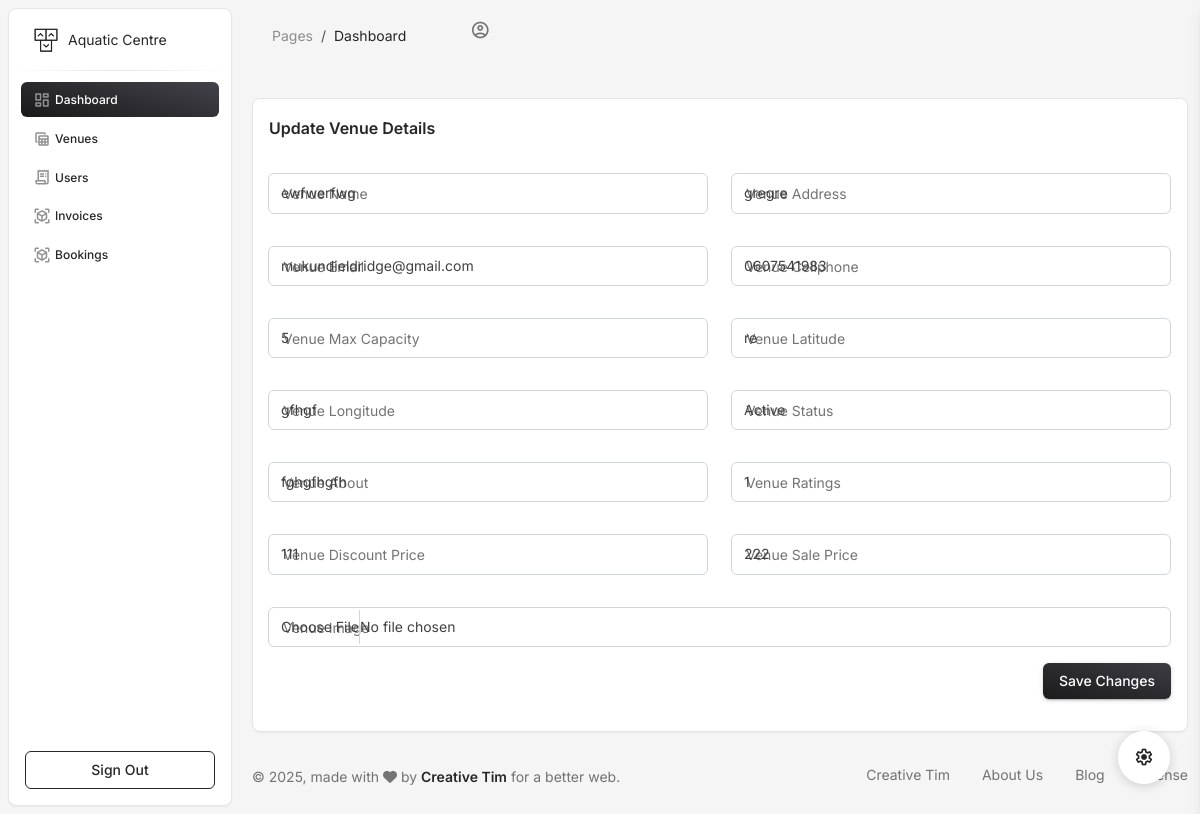
The page /editvenue.php?id=2 (signed in) on the database its author committed.
### tables this page shows
CREATE TABLE IF NOT EXISTS `venues` (
  `venue_id` int(11) NOT NULL AUTO_INCREMENT,
  `venue_name` varchar(300) NOT NULL,
  `venue_address` varchar(300) NOT NULL,
  `venue_image_url` varchar(300) NOT NULL,
  `venue_email` varchar(300) NOT NULL,
  `venue_cellphone` varchar(300) NOT NULL,
  `venue_max_capacity` int(11) NOT NULL,
  `venue_latitude` varchar(300) NOT NULL,
  `venue_longitude` varchar(300) NOT NULL,
  `venue_status` enum('active','deleted','suspended') NOT NULL DEFAULT 'active',
  `venue_dateCreated` datetime NOT NULL DEFAULT current_timestamp(),
  `venue_createdBy` int(11) NOT NULL,
  `venue_lastEditDate` datetime NOT NULL DEFAULT current_timestamp(),
  `venue_about` longtext NOT NULL,
  `venue_ratings` double NOT NULL DEFAULT 0,
  `venue_discount_price` decimal(10,0) NOT NULL,
  `venue_sale_price` decimal(10,0) NOT NULL,
  PRIMARY KEY (`venue_id`)
);

### editvenue.php (the view, shortened to what this page needs)
<?php
include 'site_header.php';
?>
<div class="container-fluid py-2">
  <div class="row">
    <div class="col-lg-12">
      <div class="row">
        <div class="col-md-12 mb-lg-0 mb-4">
          <div class="card mt-4">
            <div class="card-header pb-0 p-3">
              <h6 class="mb-0">Update Venue Details</h6>
            </div>
 <?php
            if(isset($_GET['id'])){
                include 'config.php';
               $recordId = $_GET['id'];
        $sql   = " SELECT * from venues Where venue_id = '$recordId' 	  ";
        $result = $conn->query($sql);
        if ($result->num_rows > 0) {
            while ($row = $result->fetch_assoc()) {   ?>
            <div class="card-body p-3">
              <form action="editvenue.php" method="POST" enctype="multipart/form-data">
                <div class="row">
                  <div class='col-md-6'>
                    <div class='input-group input-group-outline my-3'>
                      <label class='form-label'>Venue Name</label>
                      <input type='text' class='form-control' value="<?php echo $row['venue_name'] ?>" id='venue_name' name='venue_name' required>
                    </div>
                  </div>
                  <div class='col-md-6'>
                    <div class='input-group input-group-outline my-3'>
                      <label class='form-label'>Venue Address</label>
                      <input type='text' class='form-control' value="<?php echo $row['venue_address'] ?>" id='venue_address' name='venue_address' required>
                    </div>
                  </div>
                  <div class='col-md-6'>
                    <div class='input-group input-group-outline my-3'>
                      <label class='form-label'>Venue Email</label>
                      <input type='email' class='form-control' value="<?php echo $row['venue_email'] ?>" id='venue_email' name='venue_email' required>
                    </div>
                  </div>
                  <div class='col-md-6'>
                    <div class='input-group input-group-outline my-3'>
                      <label class='form-label'>Venue Cellphone</label>
                      <input type='text' class='form-control' value="<?php echo $row['venue_cellphone'] ?>" id='venue_cellphone' name='venue_cellphone' required>
                    </div>
                  </div>
                  <div class='col-md-6'>
                    <div class='input-group input-group-outline my-3'>
                      <label class='form-label'>Venue Max Capacity</label>
                      <input type='number' class='form-control' value="<?php echo $row['venue_max_capacity'] ?>"  id='venue_max_capacity' name='venue_max_capacity' required>
                    </div>
                  </div>
                  <div class='col-md-6'>
                    <div class='input-group input-group-outline my-3'>
                      <label class='form-label'>Venue Latitude</label>
                      <input type='text' class='form-control' value="<?php echo $row['venue_latitude'] ?>"  id='venue_latitude' name='venue_latitude' required>
                    </div>
                  </div>
                  <div class='col-md-6'>
                    <div class='input-group input-group-outline my-3'>
                      <label class='form-label'>Venue Longitude</label>
                      <input type='text' class='form-control' value="<?php echo $row['venue_longitude'] ?>"  id='venue_longitude' name='venue_longitude' required>
                    </div>
                  </div>
                  <div class='col-md-6'>
                    <div class='input-group input-group-outline my-3'>
                      <label class='form-label'>Venue Status</label>
                      <select class='form-control' id='venue_status' name='venue_status' required>
                        <option <?php if($row['venue_status'] == 'active' ) echo "selected" ?>  value="active">Active </option>
                      </select>
                    </div>
                  </div>
                  <div class='col-md-6'>
                    <div class='input-group input-group-outline my-3'>
                      <label class='form-label'>Venue About</label>
                      <input type='text' value="<?php echo $row['venue_about'] ?>"  class='form-control' id='venue_about' name='venue_about' required>
                    </div>
                  </div>
                  <div class='col-md-6'>
                    <div class='input-group input-group-outline my-3'>
                      <label class='form-label'>Venue Ratings</label>
                      <input type='number' value="<?php echo $row['venue_ratings'] ?>"  step='0.1' class='form-control' id='venue_ratings' name='venue_ratings' required>
                    </div>
                  </div>
                  <div class='col-md-6'>
                    <div class='input-group input-group-outline my-3'>
                      <label class='form-label'>Venue Discount Price</label>
                      <input type='number' value="<?php echo $row['venue_discount_price'] ?>"  step='0.01' class='form-control' id='venue_discount_price' name='venue_discount_price' required>
                    </div>
                  </div>
                  <div class='col-md-6'>
                    <div class='input-group input-group-outline my-3'>
                      <label class='form-label'>Venue Sale Price</label>
                      <input type='number' value="<?php echo $row['venue_sale_price'] ?>"  step='0.01' class='form-control' id='venue_sale_price' name='venue_sale_price' required>
                    </div>
                  </div>
                  <div class="col-md-12">
                    <div class="input-group input-group-outline my-3">
                      <label class="form-label">Venue Image</label>
                      <input type="file" class="form-control" id="venue_image" name="venue_image" accept="image/*" >
                    </div>
                  </div>
                  <div class="col-md-12 text-end">
                    <button type="submit" class="btn bg-gradient-dark">Save Changes</button>
                  </div>
                </div>
              </form>
            </div>
            <?php } } else {
                    echo '<script type="text/javascript">window.location.href = "venues.php";</script>';
                    exit();
            }  }?>
          </div>
        </div>
      </div>
    </div>
  </div>
</div>
<?php
 include 'site_footer.php';
?>

### site_header.php (shortened to what this page needs)
<!DOCTYPE html>
<html lang="en">
<head>
  <link href="assets/css/nucleo-icons.css" rel="stylesheet" />
  <link href="assets/css/nucleo-svg.css" rel="stylesheet" />
  <link id="pagestyle" href="assets/css/material-dashboard.css?v=3.2.0" rel="stylesheet" />
</head>
<body class="g-sidenav-show  bg-gray-100">
  <aside class="sidenav navbar navbar-vertical navbar-expand-xs border-radius-lg fixed-start ms-2  bg-white my-2" id="sidenav-main">
    <div class="sidenav-header">
      <a class="navbar-brand px-4 py-3 m-0" href=" https://demos.creative-tim.com/material-dashboard/pages/dashboard " target="_blank">
        <img src="assets/img/logo-ct-dark.png" class="navbar-brand-img" width="26" height="26" alt="main_logo">
        <span class="ms-1 text-sm text-dark">Aquatic Centre </span>
      </a>
    </div>
    <hr class="horizontal dark mt-0 mb-2">
    <div class="collapse navbar-collapse  w-auto " id="sidenav-collapse-main">
      <ul class="navbar-nav">
        <li class="nav-item">
          <a class="nav-link active bg-gradient-dark text-white" href="index.php">
            <i class="material-symbols-rounded opacity-5">dashboard</i>
            <span class="nav-link-text ms-1">Dashboard</span>
          </a>
        </li>
        <li class="nav-item">
          <a class="nav-link text-dark" href="venues.php">
            <i class="material-symbols-rounded opacity-5">table_view</i>
            <span class="nav-link-text ms-1">Venues</span>
          </a>
        </li>
        <li class="nav-item">
          <a class="nav-link text-dark" href="users.php">
            <i class="material-symbols-rounded opacity-5">receipt_long</i>
            <span class="nav-link-text ms-1">Users</span>
          </a>
        </li>
        <li class="nav-item">
          <a class="nav-link text-dark" href="invoices.php">
            <i class="material-symbols-rounded opacity-5">view_in_ar</i>
            <span class="nav-link-text ms-1">Invoices</span>
          </a>
        </li>
        <li class="nav-item">
          <a class="nav-link text-dark" href="bookings.php">
            <i class="material-symbols-rounded opacity-5">view_in_ar</i>
            <span class="nav-link-text ms-1">Bookings</span>
          </a>
        </li>
      </ul>
    </div>
    <div class="sidenav-footer position-absolute w-100 bottom-0 ">
      <div class="mx-3">
        <a class="btn btn-outline-dark mt-4 w-100" href="logout.php" type="button">Sign Out</a>
      </div>
    </div>
  </aside>
  <main class="main-content position-relative max-height-vh-100 h-100 border-radius-lg ">
    <nav class="navbar navbar-main navbar-expand-lg px-0 mx-3 shadow-none border-radius-xl" id="navbarBlur" data-scroll="true">
      <div class="container-fluid py-1 px-3">
        <nav aria-label="breadcrumb">
          <ol class="breadcrumb bg-transparent mb-0 pb-0 pt-1 px-0 me-sm-6 me-5">
            <li class="breadcrumb-item text-sm"><a class="opacity-5 text-dark" href="javascript:;">Pages</a></li>
            <li class="breadcrumb-item text-sm text-dark active" aria-current="page">Dashboard</li>
          </ol>
        </nav>
        <div class="collapse navbar-collapse mt-sm-0 mt-2 me-md-0 me-sm-4" id="navbar">
          <ul class="navbar-nav d-flex align-items-center  justify-content-end">
            <li class="nav-item d-flex align-items-center">
              <a href="index.php" class="nav-link text-body font-weight-bold px-0">
                <i class="material-symbols-rounded">account_circle</i>
              </a>
            </li>
          </ul>
        </div>
      </div>
    </nav>

### site_footer.php (shortened to what this page needs)
<footer class="footer py-4  ">
        <div class="container-fluid">
          <div class="row align-items-center justify-content-lg-between">
            <div class="col-lg-6 mb-lg-0 mb-4">
              <div class="copyright text-center text-sm text-muted text-lg-start">
                © ,
                made with <i class="fa fa-heart"></i> by
                <a href="https://www.creative-tim.com" class="font-weight-bold" target="_blank">Creative Tim</a>
                for a better web.
              </div>
            </div>
            <div class="col-lg-6">
              <ul class="nav nav-footer justify-content-center justify-content-lg-end">
                <li class="nav-item">
                  <a href="https://www.creative-tim.com" class="nav-link text-muted" target="_blank">Creative Tim</a>
                </li>
                <li class="nav-item">
                  <a href="https://www.creative-tim.com/presentation" class="nav-link text-muted" target="_blank">About Us</a>
                </li>
                <li class="nav-item">
                  <a href="https://www.creative-tim.com/blog" class="nav-link text-muted" target="_blank">Blog</a>
                </li>
                <li class="nav-item">
                  <a href="https://www.creative-tim.com/license" class="nav-link pe-0 text-muted" target="_blank">License</a>
                </li>
              </ul>
            </div>
          </div>
        </div>
      </footer>
  </main>
  <div class="fixed-plugin">
    <a class="fixed-plugin-button text-dark position-fixed px-3 py-2">
      <i class="material-symbols-rounded py-2">settings</i>
    </a>
  </div>
</body>
</html>

### rows shown on the page
venues: venue_name "ewfwerfwg", venue_address "gregre", venue_email "mukundieldridge@gmail.com", venue_cellphone "0607541983", venue_max_capacity "5", venue_latitude "re", venue_longitude "gfhgf", venue_status "Active", venue_about "fghgfhgfh", venue_ratings "1", venue_discount_price "111", venue_sale_price "222"
